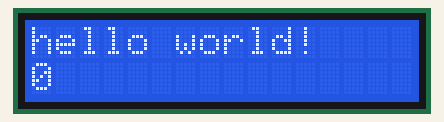
Simulated run of this sketch. Board: Arduino Uno, built with avr-gcc and run on an emulated ATmega328P. Shown: 16×2 character LCD. What the sketch prints to the serial monitor is not drawn.

Above: at 0.1 s.
At 1.1 s:
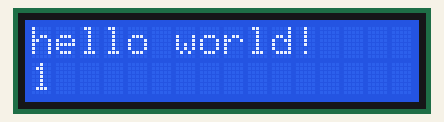

Measured:
- what the display in image 1 shows lasts 1.0 s, from 1.0 s to 2.0 s

The sketch:

ESP_LCD.ino
```cpp
#include <LiquidCrystal.h>

const int rs = 32, en = 33, d4 = 25, d5 = 26, d6 = 27, d7 = 14;
LiquidCrystal lcd(rs, en, d4, d5, d6, d7);

void setup() {
  Serial.begin(115200);
  lcd.begin(16, 2); // set up LCD # of columns and rows
  lcd.print("hello world!");
}

void loop() {
  lcd.setCursor(0, 1); // set cursor to column 0, line 1
  lcd.print(millis()/1000); // print # of seconds since last reset
  Serial.println(millis()/1000);
}
```
